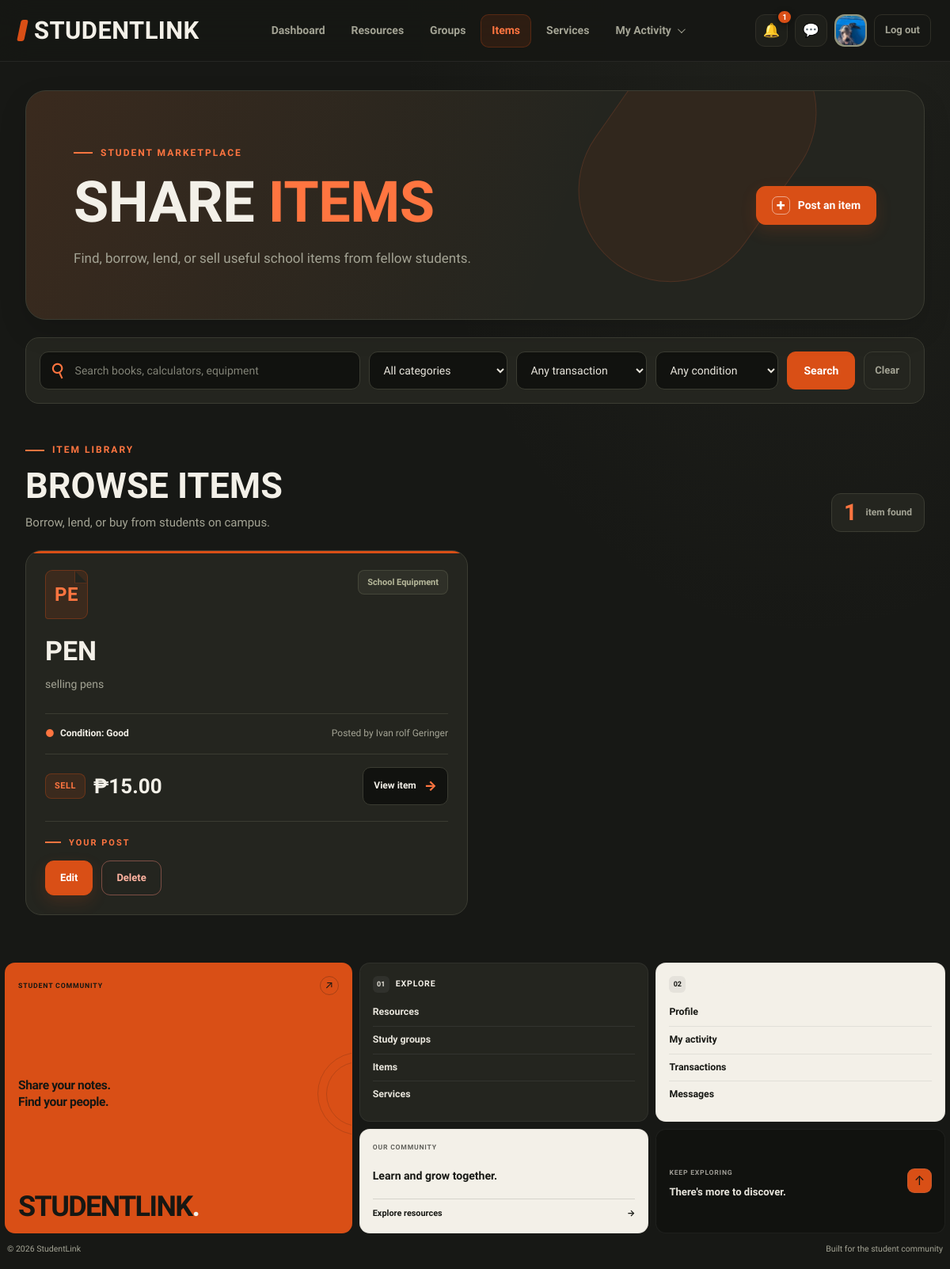
The page /items.php (signed in) on the database as committed earlier.
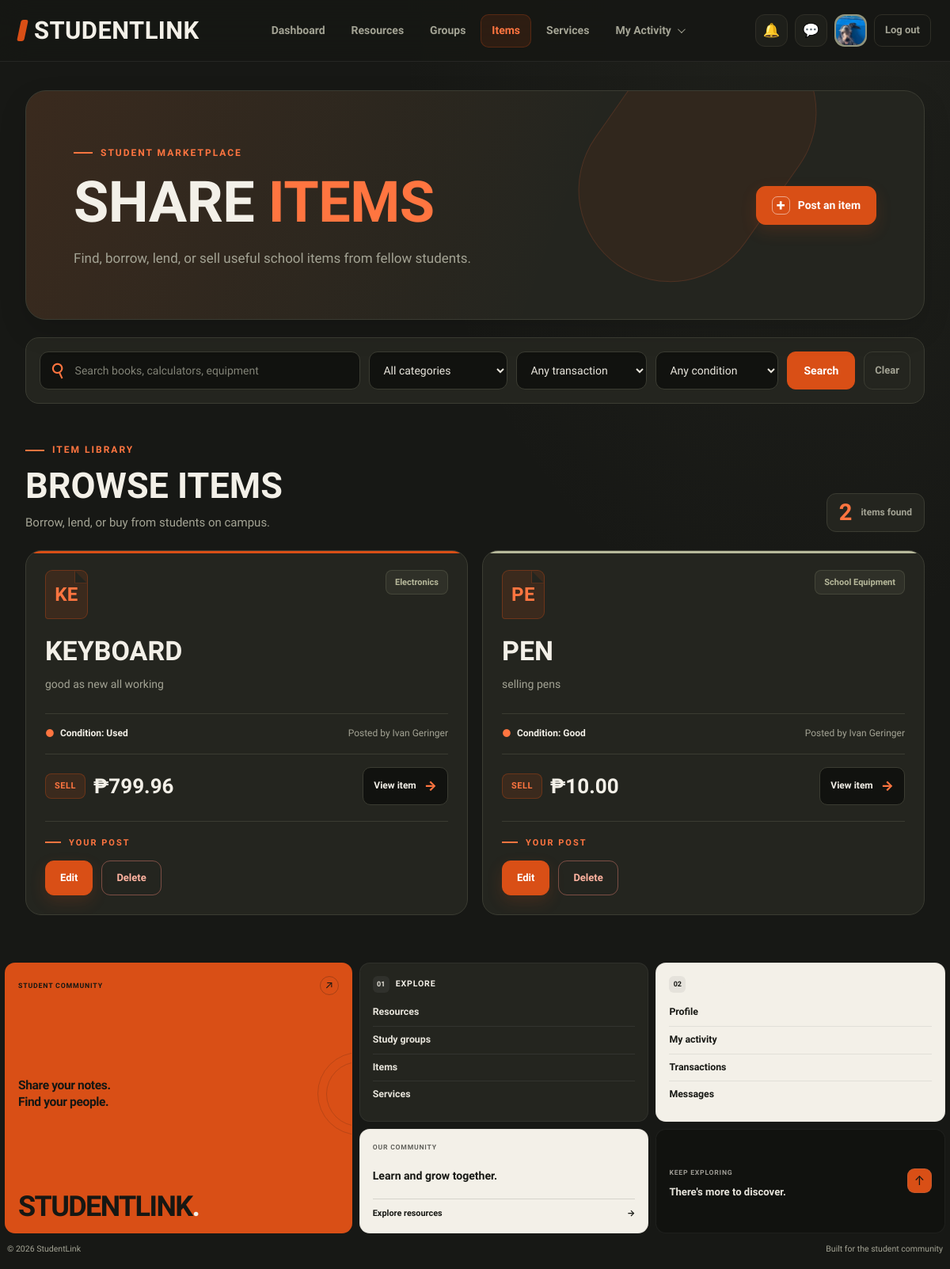
The same page on the database as committed later.
### tables this page shows
CREATE TABLE `items` (
  `id` int(10) UNSIGNED NOT NULL,
  `user_id` int(10) UNSIGNED NOT NULL,
  `category_id` int(10) UNSIGNED NOT NULL,
  `name` varchar(120) NOT NULL,
  `transaction_type` enum('Borrow','Lend','Sell') NOT NULL,
  `item_condition` enum('New','Good','Used') NOT NULL DEFAULT 'Good',
  `price` decimal(10,2) NOT NULL DEFAULT 0.00,
  `description` text DEFAULT NULL,
  `image_path` varchar(255) DEFAULT NULL,
  `status` enum('Active','Removed') NOT NULL DEFAULT 'Active',
  `created_at` timestamp NOT NULL DEFAULT current_timestamp()
);

CREATE TABLE `categories` (
  `id` int(10) UNSIGNED NOT NULL,
  `kind` enum('item','service') NOT NULL,
  `name` varchar(80) NOT NULL
);

CREATE TABLE `users` (
  `id` int(10) UNSIGNED NOT NULL,
  `full_name` varchar(100) NOT NULL,
  `email` varchar(150) NOT NULL,
  `password_hash` varchar(255) DEFAULT NULL,
  `google_id` varchar(64) DEFAULT NULL,
  `course` varchar(50) DEFAULT NULL,
  `year_level` varchar(20) DEFAULT NULL,
  `about` text DEFAULT NULL,
  `skills` varchar(255) DEFAULT NULL,
  `photo_path` varchar(255) DEFAULT NULL,
  `role` enum('student','admin') NOT NULL DEFAULT 'student',
  `status` enum('Active','Suspended') NOT NULL DEFAULT 'Active',
  `created_at` timestamp NOT NULL DEFAULT current_timestamp()
);

### includes/functions.php (called while the page is built, shortened)
<?php
function e($v) {
    return htmlspecialchars((string) $v, ENT_QUOTES, 'UTF-8');
}

### items.php (the view, shortened to what the changed rows need)
<?php
require_once __DIR__ . '/db_connect.php';
require_once __DIR__ . '/includes/functions.php';
$active = 'items';
$css = ['items'];
$currentUserId = (int) ($_SESSION['user_id'] ?? 0);
$rows = [];
$loadError = false;
try {
    $sql = "SELECT
                i.id,
                i.user_id,
                i.name,
                i.description AS `desc`,
                i.price,
                i.transaction_type AS transaction,
                i.item_condition AS `condition`,
                i.image_path,
                i.created_at,
                c.name AS category,
                u.full_name AS `by`
            FROM items i
            INNER JOIN categories c
                ON c.id = i.category_id
            INNER JOIN users u
                ON u.id = i.user_id
            WHERE i.status = 'Active'
              AND c.kind = 'item'";
    $sql .= " ORDER BY i.id DESC";
    $stmt = $conn->prepare($sql);
    $stmt->execute();
    $result = $stmt->get_result();
    while ($item = $result->fetch_assoc()) {
        $rows[] = $item;
    }
} catch (Throwable $e) {
    error_log('Items page error: ' . $e->getMessage());
    $loadError = true;
}
include __DIR__ . '/includes/header.php';
?>
<main class="items-page">
    <header class="items-intro">
        <div class="items-intro-content">
            <h1>Share <span>items</span></h1>
        </div>
    </header>
    <section class="items-library">
        <div class="items-section-heading">
            <div>
                <h2>Browse items</h2>
            </div>
            <div class="items-count">
                <strong><?= count($rows) ?></strong>
                <span>
                    item<?= count($rows) === 1 ? '' : 's' ?> found
                </span>
            </div>
        </div>
        <?php if ($loadError): ?>
            <div class="items-empty-state">
                <div class="empty-state-icon" aria-hidden="true">&#9671;</div>
                <h3>Unable to load items</h3>
                <p>
                    Unable to load items from the database.
                    Please check your database table and column names.
                </p>
            </div>
        <?php else: ?>
            <div class="items-grid">
                <?php foreach ($rows as $i): ?>
                    <?php
                    $typeClass = 'is-' . strtolower($i['transaction']);
                    $itemInitials = mb_strtoupper(
                        mb_substr(trim($i['name']), 0, 2)
                    );
                    $isOwner = (
                        $currentUserId > 0
                        && $currentUserId === (int) $i['user_id']
                    );
                    ?>
                    <article class="item-card">
                        <div class="item-card-top">
                            <div class="item-icon" aria-hidden="true">
                                <?= e($itemInitials) ?>
                            </div>
                            <span class="item-category">
                                <?= e($i['category']) ?>
                            </span>
                        </div>
                        <div class="item-card-content">
                            <h3><?= e($i['name']) ?></h3>
                            <p class="item-description">
                                <?= e($i['desc'] ?: 'No description has been added yet.') ?>
                            </p>
                        </div>
                        <div class="item-card-meta">
                            <span class="item-condition">
                                <span aria-hidden="true">&#9679;</span>
                                Condition: <?= e($i['condition']) ?>
                            </span>
                            <span class="item-by">
                                Posted by <?= e($i['by']) ?>
                            </span>
                        </div>
                        <div class="item-card-footer">
                            <div class="item-deal">
                                <span class="item-type <?= e($typeClass) ?>">
                                    <?= e($i['transaction']) ?>
                                </span>
                                <?php if ($i['transaction'] === 'Sell'): ?>
                                    <span class="item-price">
                                        &#8369;<?= number_format((float) $i['price'], 2) ?>
                                    </span>
                                <?php endif; ?>
                            </div>
                            <a
                                class="item-view-btn"
                                href="item-view.php?id=<?= (int) $i['id'] ?>"
                            >
                                View item <span aria-hidden="true">&rarr;</span>
                            </a>
                        </div>
                        <?php if ($isOwner): ?>
                            <div class="item-owner-actions">
                                <span class="item-owner-label">
                                    Your post
                                </span>
                                <div class="item-owner-buttons">
                                    <a
                                        class="item-edit-btn"
                                        href="item-edit.php?id=<?= (int) $i['id'] ?>"
                                    >
                                        Edit
                                    </a>
                                    <form
                                        class="item-delete-form"
                                        action="item-delete.php"
                                        method="post"
                                        onsubmit="return confirm('Are you sure you want to remove this item?');"
                                    >
                                        <button
                                            class="item-delete-btn"
                                            type="submit"
                                        >
                                            Delete
                                        </button>
                                    </form>
                                </div>
                            </div>
                        <?php endif; ?>
                    </article>
                <?php endforeach; ?>
            </div>
        <?php endif; ?>
    </section>
</main>
<?php include __DIR__ . '/includes/footer.php'; ?>

### includes/header.php (shortened to what the changed rows need)
<?php
require_once __DIR__ . '/functions.php';
require_once __DIR__ . '/../db_connect.php';
$css = $css ?? [];
$active = $active ?? '';
$bare = $bare ?? false;
$unreadNotificationCount = 0;
if (!empty($_SESSION['user_id'])) {
    $headerUserId = (int) $_SESSION['user_id'];
    $notificationStmt = $conn->prepare("
        SELECT COUNT(*) AS unread_count
        FROM notifications
        WHERE user_id = ?
        AND is_read = 0
    ");
    if ($notificationStmt) {
        $notificationStmt->bind_param('i', $headerUserId);
        $notificationStmt->execute();
        $notificationResult = $notificationStmt->get_result();
        $notificationRow = $notificationResult->fetch_assoc();
        $unreadNotificationCount = (int) (
            $notificationRow['unread_count'] ?? 0
        );
    }
}
?>
<!DOCTYPE html>
<html lang="en">
<head>
    <?php foreach ($css as $stylesheet): ?>
        <link
            rel="stylesheet"
            href="css/<?= e($stylesheet) ?>.css"
        >
    <?php endforeach; ?>
</head>
<body>
<?php if (!$bare): ?>
<nav class="nav" aria-label="Main navigation">
    <div class="nav-links">
        <?php
        $navigation = [
            'dashboard' => 'Dashboard',
            'resources' => 'Resources',
            'groups'    => 'Groups',
            'items'     => 'Items',
            'services'  => 'Services'
        ];
        foreach ($navigation as $key => $label):
        ?>
            <a
                href="<?= e($key) ?>.php"
                <?= $active === $key ? 'aria-current="page"' : '' ?>
            >
                <?= e($label) ?>
            </a>
        <?php endforeach; ?>
        <div class="activity-menu" id="activity-menu">
            <button
                type="button"
                class="activity-trigger <?= in_array($active, ['activity', 'transactions'], true) ? 'menu-active' : '' ?>"
                id="activity-menu-button"
                aria-expanded="false"
                aria-controls="activity-dropdown"
            >
            </button>
        </div>
    </div>
    <div class="nav-tools">
        <a
            class="icon-btn notification-link"
            href="notifications.php"
            aria-label="<?= $unreadNotificationCount > 0
                ? 'Notifications, ' . $unreadNotificationCount . ' unread'
                : 'Notifications' ?>"
            title="Notifications"
            <?= $active === 'notifications' ? 'aria-current="page"' : '' ?>
        >
            &#128276;
            <?php if ($unreadNotificationCount > 0): ?>
                <span class="notification-badge">
                    <?= $unreadNotificationCount > 99
                        ? '99+'
                        : $unreadNotificationCount ?>
                </span>
            <?php endif; ?>
        </a>
    </div>
</nav>
<?php endif; ?>
</body>
</html>

Rows that differ between the two databases and show on the page:
added items: name "KE", category.name "Electronics", name "KEYBOARD", description "good as new all working", item_condition "Used", user.full_name "Ivan Geringer", transaction_type "SELL", price "799.96"
changed items "PEN": user.full_name "Ivan rolf Geringer" → "Ivan Geringer"; price "15.00" → "10.00"
Other text that changed with them:
count($rows): "1" → "2"
$unreadNotificationCount: "1" → (not shown)
text now shown: "s"
